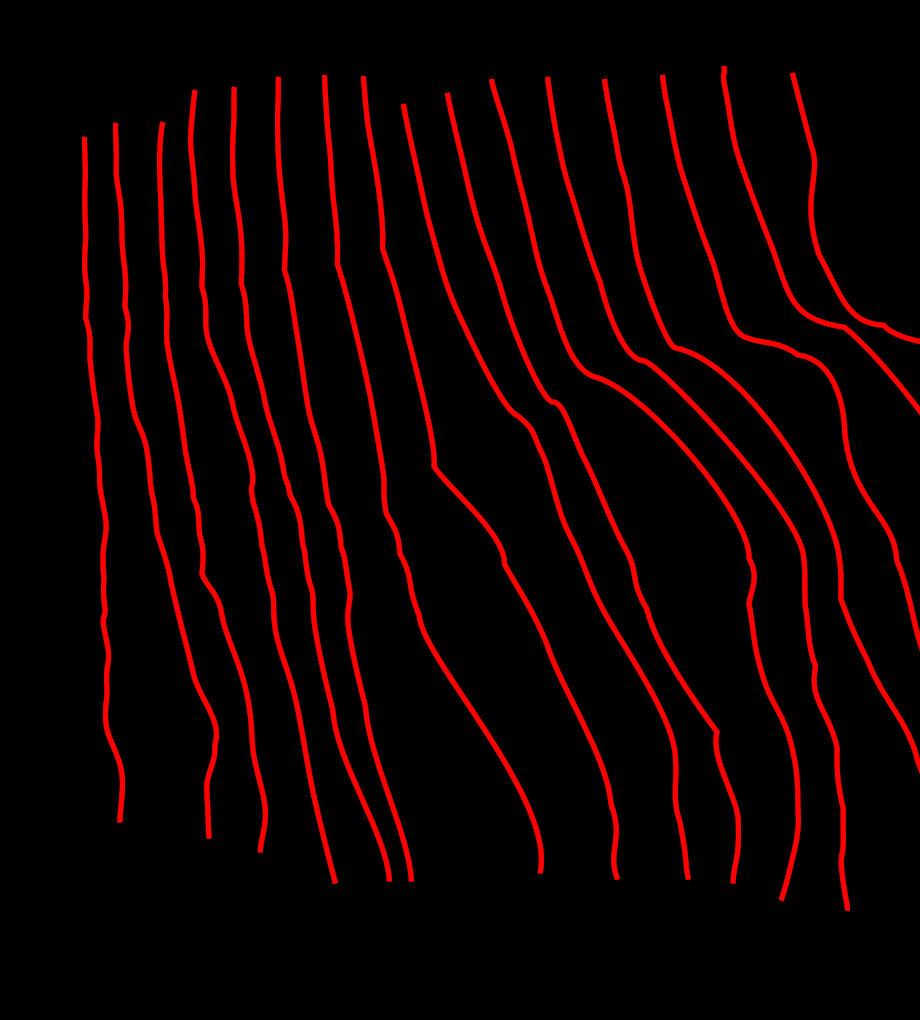
#> input picture av_extend_red_left.png, 920 x 1020 px, found by its file name
$ python trim_red.py
#> lines starting #> are read from the running program, lines starting #| are printed output that depends on the picture
from PIL import Image

def check(i):
    if i[0] > 5:
        return True
    else:
        return False


im = Image.open("./av_extend_red_left.png")
#> im is the input picture: PIL image 920x1020 RGB; mean R, G, B 17.6, 0, 0

[xs, ys] = im.size
#> xs = 920; ys = 1020


for i in range(xs):
    for j in range (ys):
        color = im.getpixel((i,j))
        left = (max(0,i - 1),j)
        right = (min(xs - 1,i + 1),j)
        if check(color):
            if check(im.getpixel(left)) != check(im.getpixel(right)):
                im.putpixel((i,j),(0,0,0))
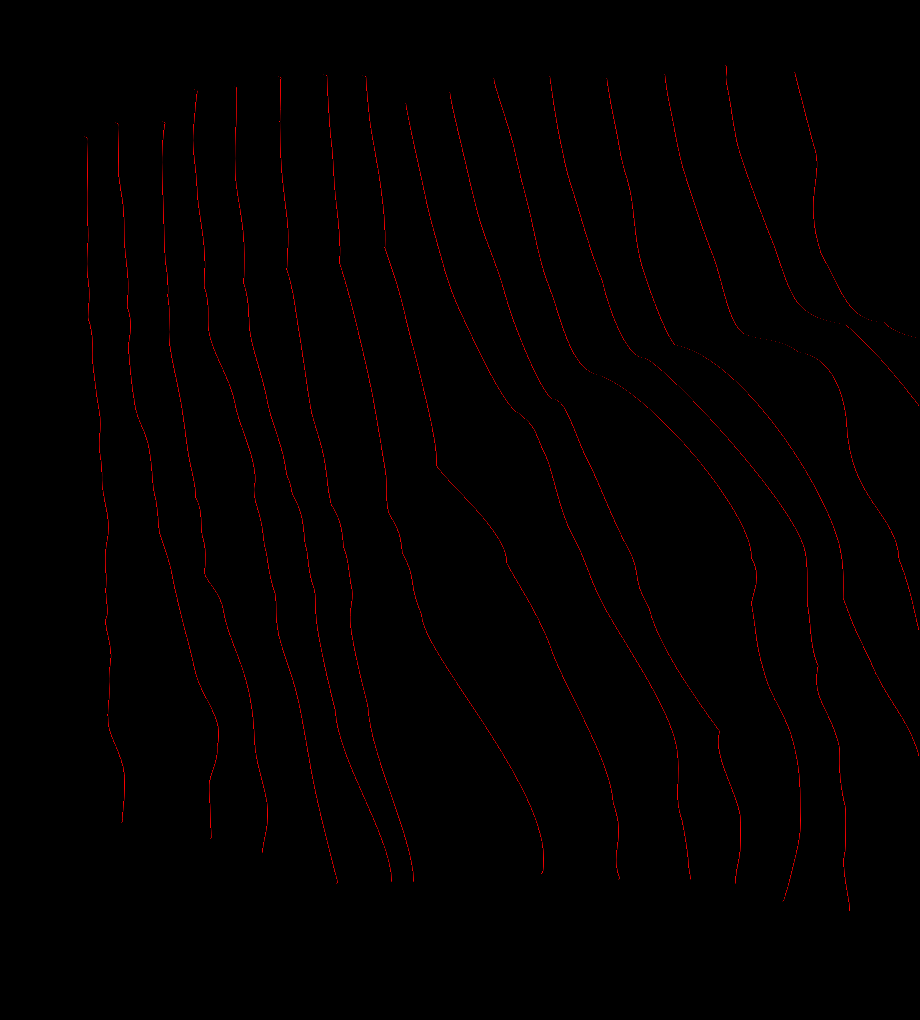
#> im: PIL image 920x1020 RGB; mean R, G, B 2, 0, 0

lines = []

for i in range(xs):
    for j in range (ys):
        color = im.getpixel((i,j))
        if check(color):
            lines.append((i,j))
#> after the loop, lines = 11207 pairs, first value 84 to 918, second value 65 to 910


for point in lines:
    im.putpixel(point,(0,0,0))
    im.putpixel((min(xs - 1,point[0]+0),point[1]),(255,0,0))
    im.putpixel((min(xs - 1,point[0]+1),point[1]),(255,0,0))
#> this loop made 11207 passes
#> point on passes 1 to 3: (84, 136), (86, 137), (87, 138)
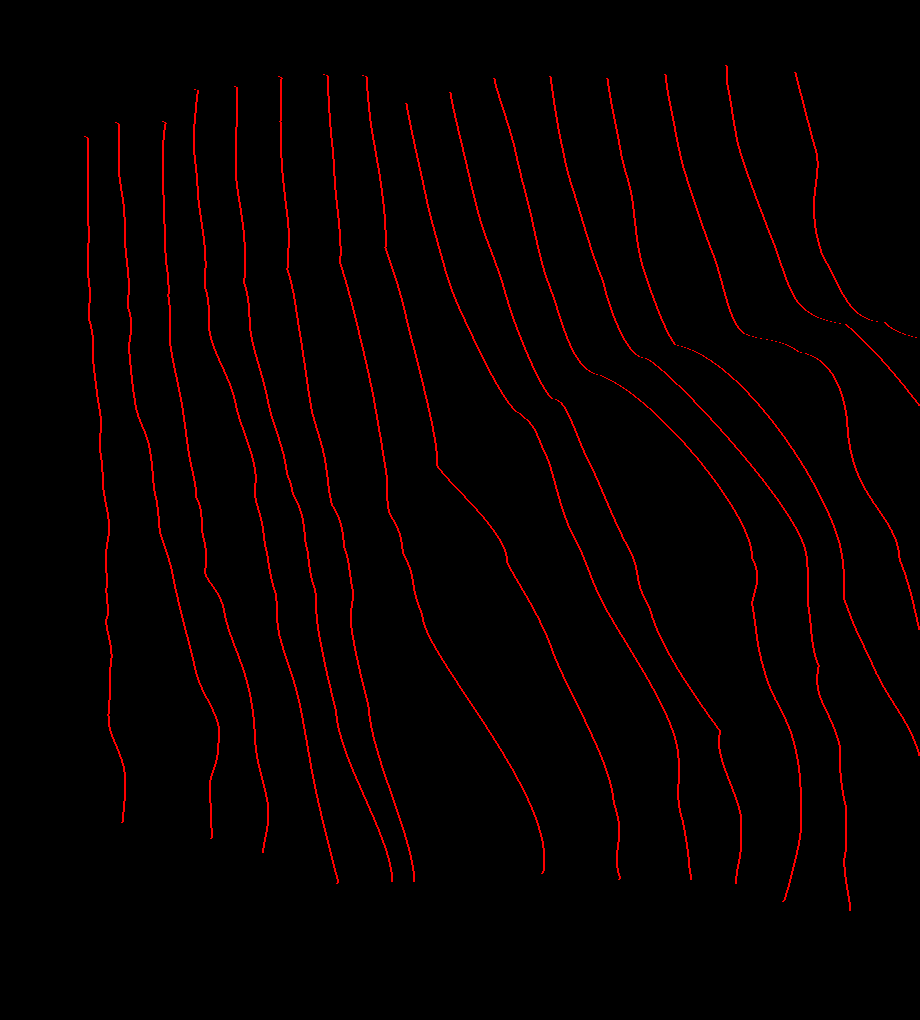
#> im: PIL image 920x1020 RGB; mean R, G, B 6.1, 0, 0


im.show()

im.save("./trim_red.PNG")

$ run again, with combined_flipped.png copied over av_extend_red_left.png
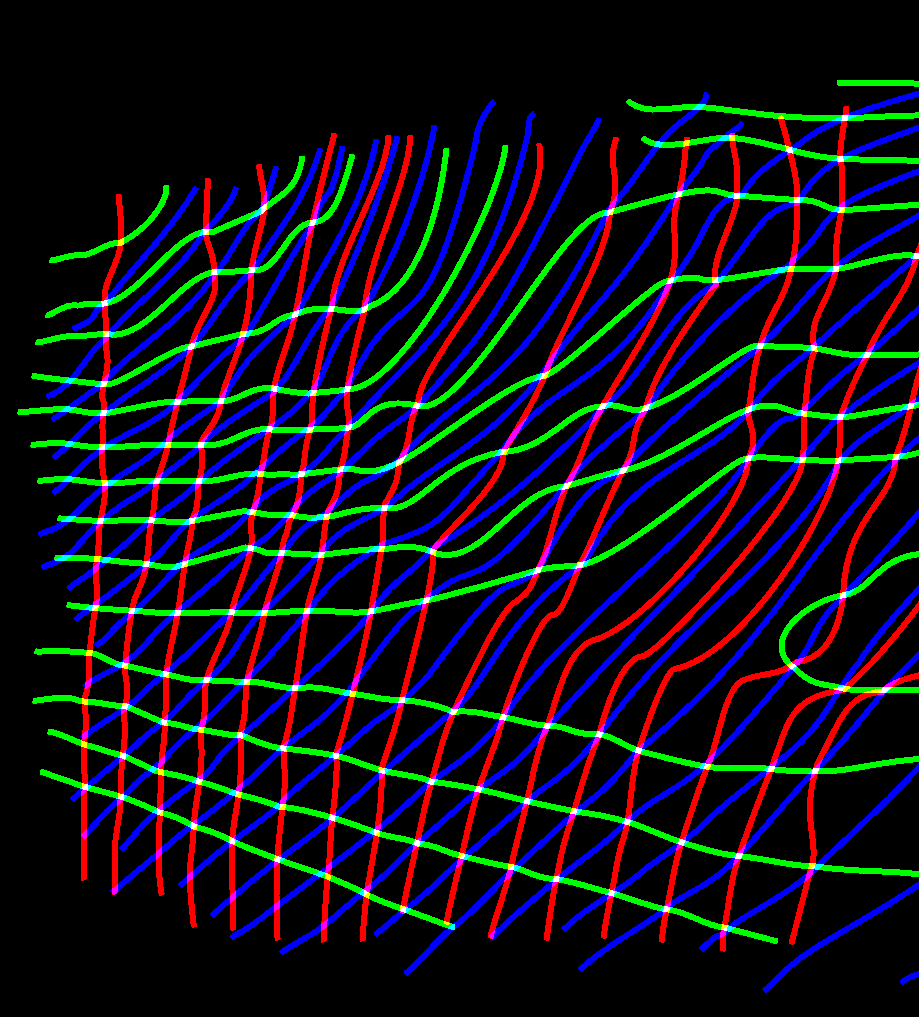
#> input picture combined_flipped.png, 919 x 1017 px, found by its file name
#> im is the input picture: PIL image 919x1017 RGB; mean R, G, B 19.7, 17.5, 29.7
#> after the loop `for i in range(xs):`:
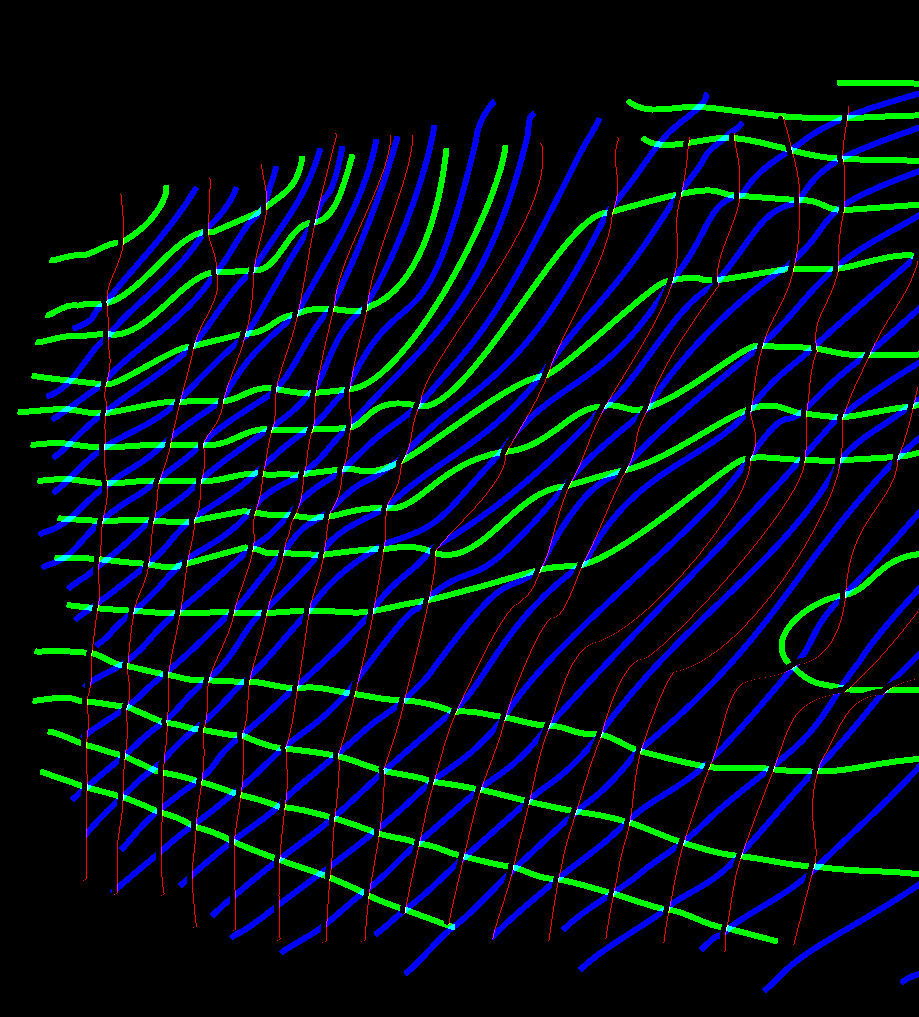
#> im: PIL image 919x1017 RGB; mean R, G, B 3.1, 16.1, 27.4
#> after the loop `for i in range(xs):`: lines = 11207 pairs, first value 83 to 917, second value 106 to 951
#> the loop `for point in lines:` made 11207 passes
#> point on passes 1 to 3: (83, 880), (85, 879), (86, 739)
#> after the loop `for point in lines:`:
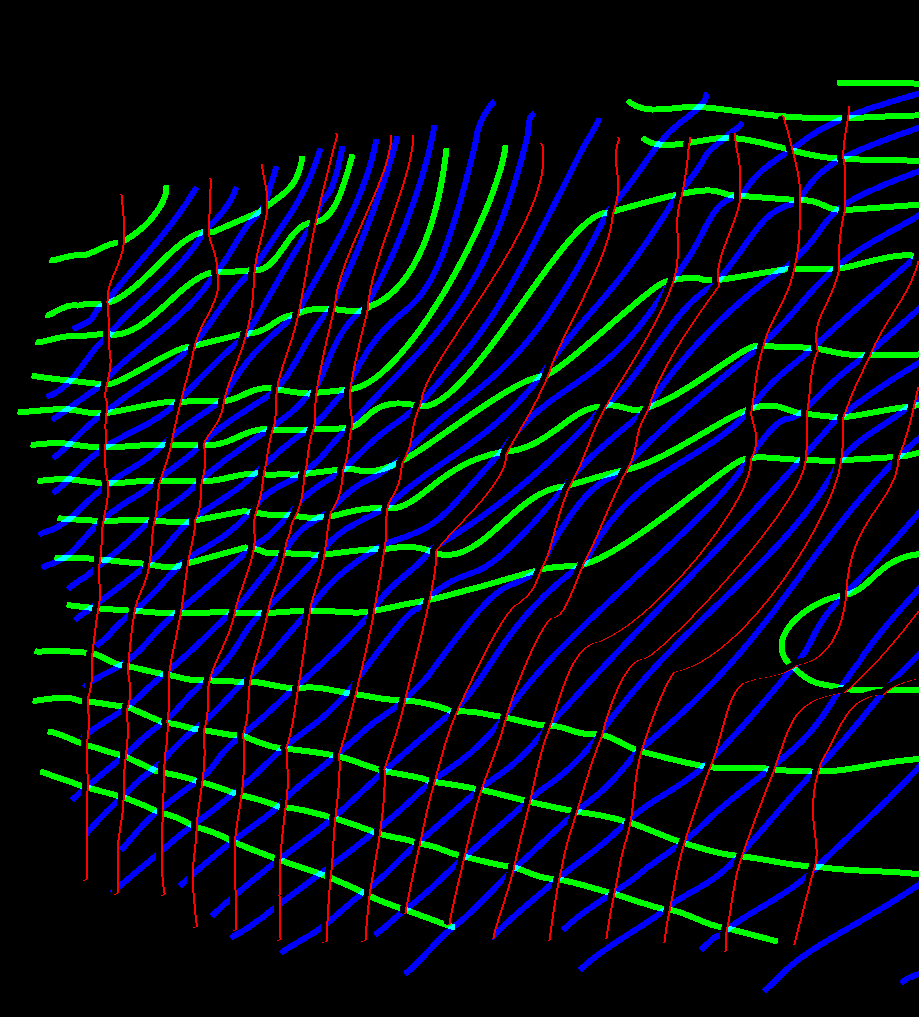
#> im: PIL image 919x1017 RGB; mean R, G, B 6.1, 15.6, 26.4
